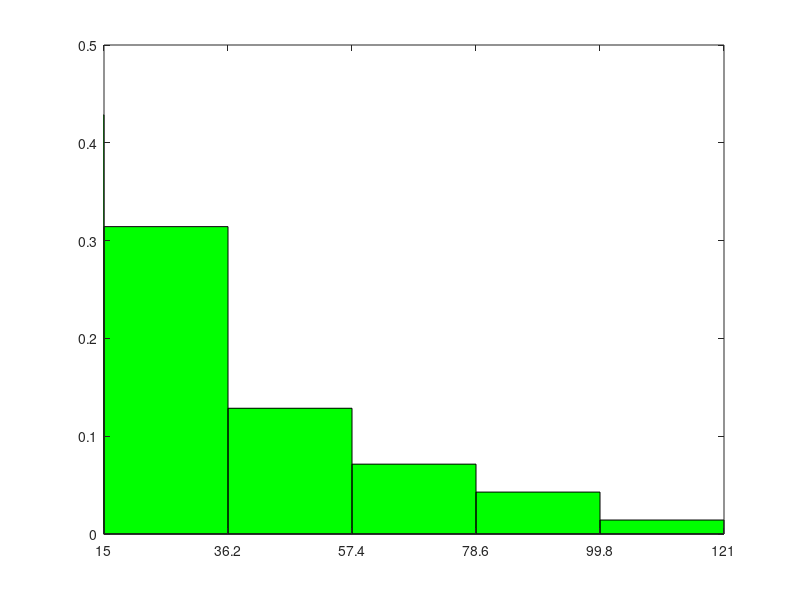
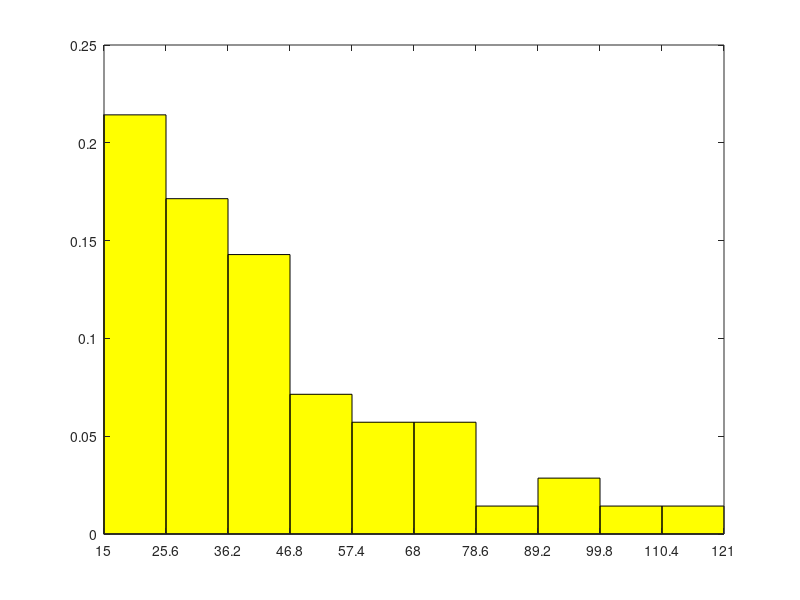
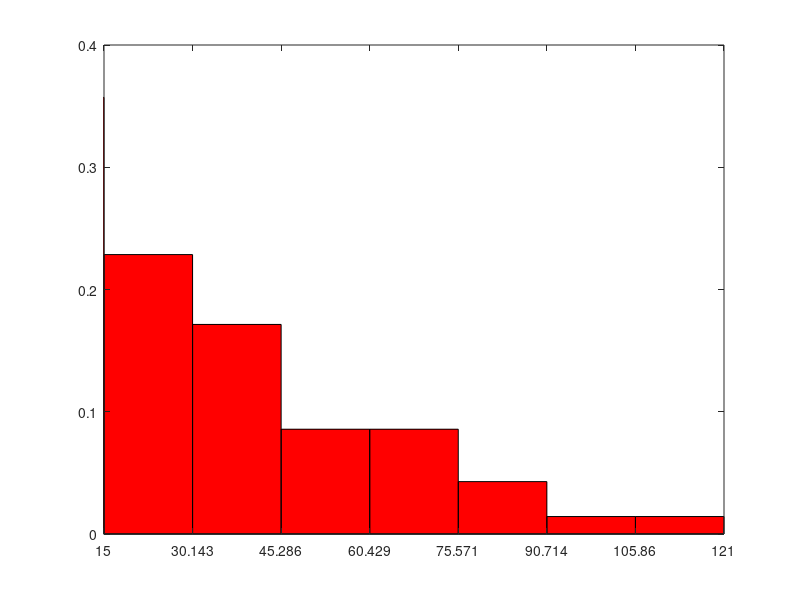

Write the MATLAB code that produced these figures, in order.
function f = problem2()
data = [47;55;18;24;27;41;50;38;33;29;15;77;64;22;19;35;39;41;67;55;121;77;80;34;41;48;60;30;22;28;84;55;26;105;62;30;17;23;31;28;56;64;88;104;115;39;25;18;21;30;57;40;38;29;19;46;40;49;72;70;37;39;18;22;29;52;94;86;23;36];
vect = sort(data,1)
%a
%5 class intervals
l = (vect(size(vect,1))-vect(1))/5
x = 15:l:121;
ncount = histc(data,x)
relativefreq = ncount/length(data)
bar(x-l/2, relativefreq,1,"green")
xlim([min(x) max(x)])
set(gca, 'xtick', x)
hold on


%b
%10 class intervals
figure(2)
l = (vect(size(vect,1))-vect(1))/10
x = 15:l:121;
ncount = histc(data,x)
relativefreq = ncount/length(data)
bar(x-l/2, relativefreq,1,"yellow")
xlim([min(x) max(x)])
set(gca, 'xtick', x)



%c
figure(3)
n = 1 + (10/3)*log10(size(data,1))
vect(size(vect,1))
vect(1)
l = vect(size(vect,1))-vect(1)
l = l/round(n)
x = 15:l:121;
ncount = histc(data,x)
relativefreq = ncount/length(data)
bar(x-l/2, relativefreq,1,"red")
xlim([min(x) max(x)])
set(gca, 'xtick', x)
%I think the frequency with 10 class intervals is more informative because
%it contains more intervals



